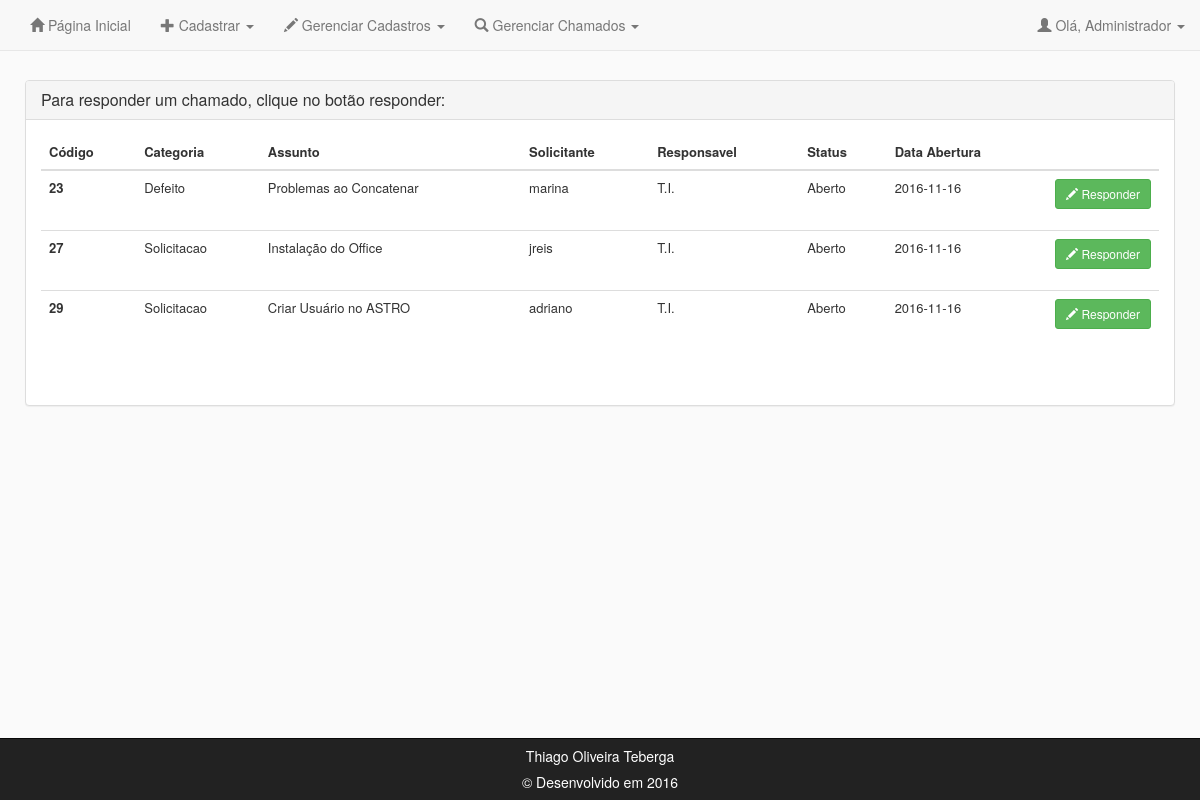
The page /ger_chamado_adm_a.php (signed in) on the database its author committed.
### tables this page shows
CREATE TABLE `chamado` (
  `CHA_ID` int(6) NOT NULL,
  `CAT_ID` int(6) NOT NULL,
  `CHA_ASSUNTO` varchar(60) NOT NULL,
  `CHA_DESCRICAO` varchar(5000) NOT NULL,
  `CHA_STATUS` int(1) NOT NULL,
  `CHA_SOLICITANTE` varchar(20) NOT NULL,
  `CHA_RESPONSAVEL` varchar(20) NOT NULL,
  `CHA_DT_ABERTURA` date DEFAULT NULL,
  `CHA_DT_SOLUCAO` date DEFAULT NULL
);

CREATE TABLE `categoria` (
  `CAT_ID` int(6) NOT NULL,
  `CAT_NOME` varchar(30) NOT NULL
);

CREATE TABLE `status` (
  `STA_ID` int(6) NOT NULL,
  `STA_NOME` varchar(30) NOT NULL
);

### ger_chamado_adm_a.php (the view, shortened to what this page needs)
<div class="tudo">
<div class="topo">
<?php include_once('header_adm.php'); ?>
</div>
<div class="conteudo">
<div class="container theme-showcase" role="main">
<div class="panel panel-default">
    <div class="panel-heading">
      <h3 class="panel-title">Para responder um chamado, clique no botão responder:</h3>
    </div>
    <div class="panel-body">
<div class="table-responsive">
<table class="table table-hover" id="datatable">
  <thead>
    <tr>
      <th>Código</th>
      <th>Categoria</th>
      <th>Assunto</th>
      <th>Solicitante</th>
      <th>Responsavel</th>
      <th>Status</th>
      <th>Data Abertura</th>
      <th></th>
    </tr>
  </thead>
  <tbody>
    <?php
      include_once ('chamado.php');
      $usuario = $_SESSION["login"];
$busca=$pdo->prepare("SELECT A.CHA_ID, A. CAT_ID, A.CHA_ASSUNTO, A.CHA_DESCRICAO, A.CHA_STATUS, A.CHA_SOLICITANTE, A.CHA_RESPONSAVEL, A.CHA_DT_ABERTURA, A.CHA_DT_SOLUCAO, B.CAT_NOME, C.STA_NOME
                      FROM CHAMADO A, CATEGORIA B, STATUS C
                      WHERE A.CAT_ID = B.CAT_ID AND A.CHA_STATUS = C.STA_ID AND A.CHA_STATUS <> 0 AND (A.CHA_RESPONSAVEL = 'T.I.' OR A.CHA_RESPONSAVEL = '$usuario')
                      ORDER BY 1");
$busca->execute();
    while ($obj=$busca->fetch(PDO::FETCH_OBJ)){
      $id = $obj->CHA_ID;
      $assunto = $obj->CHA_ASSUNTO;
      $solicitante = $obj->CHA_SOLICITANTE;
      $responsavel = $obj->CHA_RESPONSAVEL;
      $dtabertura  = $obj->CHA_DT_ABERTURA;
      $dscategoria = $obj->CAT_NOME;
      $statusnome = $obj->STA_NOME;
      echo("<tr>
          <th scope='row'>$id</th>
          <td>$dscategoria</td>
          <td>$assunto</td>
          <td>$solicitante</td>
          <td>$responsavel</td>
          <td>$statusnome</td>
          <td>$dtabertura</td>
          <td class='last-td' style='width: 110px'>
            <form method='POST' action='res_chamado_adm.php'>
              <input type='hidden' name='alterar' value='$id'>
              <button type='submit' class='btn btn-success btn-sm'><span class='glyphicon glyphicon-pencil' aria-hidden='true'></span> Responder</button>
            </form>
          </td>
        </tr>");
    }
    ?>
  </tbody>
 </table>
 </div>
 <br>
</div>
</div>
</div>
</div>
<div class="rodape">
<?php include_once('footer.php'); ?>
</div>
</div>

### header_adm.php (shortened to what this page needs)
<!DOCTYPE html>
 <html lang="pt-br">
  <head>
    <link href="css/bootstrap.min.css" rel="stylesheet">
    <link href="css/ie10-viewport-bug-workaround.css" rel="stylesheet">
<link rel='stylesheet' href='//maxcdn.bootstrapcdn.com/bootstrap/3.3.4/css/bootstrap.min.css'/>
    <link href="css/style.css" rel="stylesheet">
    <link href="css/customizado.css" rel="stylesheet">
  </head>
    <body>
      <nav class="navbar navbar-default navbar-fixed-top">
        <div class="container-fluid">
          <div id="navbar" class="navbar-collapse collapse">
            <ul class="nav navbar-nav navbar-left">
              <li><a href="home_adm.php"><span class='glyphicon glyphicon-home' aria-hidden='true'></span> Página Inicial </a></li>
              <li class="dropdown">
                <a href="#" class="dropdown-toggle" data-toggle="dropdown" role="button" aria-haspopup="true" aria-expanded="false"><span class='glyphicon glyphicon-plus' aria-hidden='true'></span> Cadastrar <span class="caret"></span></a>
              </li>
              <li class="dropdown">
                <a href="#" class="dropdown-toggle" data-toggle="dropdown" role="button" aria-haspopup="true" aria-expanded="false"><span class='glyphicon glyphicon-pencil' aria-hidden='true'></span> Gerenciar Cadastros <span class="caret"></span></a>
              </li>
              <li class="dropdown">
                <a href="#" class="dropdown-toggle" data-toggle="dropdown" role="button" aria-haspopup="true" aria-expanded="false"><span class='glyphicon glyphicon-search' aria-hidden='true'></span> Gerenciar Chamados <span class="caret"></span></a>
              </li>
            </ul>
            <ul class="nav navbar-nav navbar-right">
              <li class="dropdown">
                <a href="#" class="dropdown-toggle" id="user" data-toggle="dropdown" role="button" aria-haspopup="true" aria-expanded="false"><span class='glyphicon glyphicon-user' aria-hidden='true'></span>  Olá, <?php echo $_SESSION["nome"]; ?> <span class="caret"></span></a>
              </li>
            </ul>
          </div>
        </div>
      </nav>

### footer.php (shortened to what this page needs)
<nav class="navbar navbar-inverse navbar-fixed-bottom">
  <div class="container-fluid">
    <div id="navbar" class="navbar-collapse collapse esquerda">
        <img src="img/invisible.png">
    </div>
    <div class="navbar-header centro">
        <h5 style="color:white" align="center">Thiago Oliveira Teberga</h5>
        <h5 style="color:white" align="center">&copy; Desenvolvido em 2016</h5>
    </div>
    <div id="navbar" class="navbar-collapse collapse direita">
        <img src="img/invisible.png">
    </div>
  </div>
</nav>
    </body>
    </html>

### css/style.css (style rules this page uses)
html { height: 100%; min-width: 700px; }
body { height: 100%; min-width: 700px; }
.esquerda { margin-left:10px; width:20%; text-align:left; float:left; display:inline; }
.centro { width:60%; text-align:center; float:center; display:inline; }
.direita { margin-right:10px; width:20%; text-align:right; float:right; display:inline; }
.tudo { min-height: 100%; position: relative; }
.topo { padding: 10px; }
.conteudo { padding: 10px; padding-bottom: 60px; }
.rodape { position: absolute; bottom: 0; width: 100%; height: 60px; }
#datatable, .table .table-hover .table-consulta { font-size: small; }
.container { width: auto; }
@media (min-width: 1200px) { .container { width: auto; } }
@media (min-width: 992px) { .container { width: auto; } }
@media (min-width: 768px) { .container { width: auto; } }
@media (min-width: 768px) { a { color: yellow; } }

### css/customizado.css (style rules this page uses)
body { padding-top: 40px; padding-bottom: 40px; background-color: #fafafa; }
.container { margin-top: 10px; }
img { margin: 0 auto; }

### rows shown on the page
chamado: CHA_ID "23", CAT_ID.CAT_NOME "Defeito", CHA_ASSUNTO "Problemas ao Concatenar", CHA_SOLICITANTE "marina", CHA_RESPONSAVEL "T.I.", status.STA_NOME "Aberto", CHA_DT_ABERTURA "2016-11-16"
chamado: CHA_ID "27", CAT_ID.CAT_NOME "Solicitacao", CHA_ASSUNTO "Instalação do Office", CHA_SOLICITANTE "jreis", CHA_RESPONSAVEL "T.I.", status.STA_NOME "Aberto", CHA_DT_ABERTURA "2016-11-16"
chamado: CHA_ID "29", CAT_ID.CAT_NOME "Solicitacao", CHA_ASSUNTO "Criar Usuário no ASTRO", CHA_SOLICITANTE "adriano", CHA_RESPONSAVEL "T.I.", status.STA_NOME "Aberto", CHA_DT_ABERTURA "2016-11-16"

### other values the page prints
$_SESSION["nome"] "Administrador"
